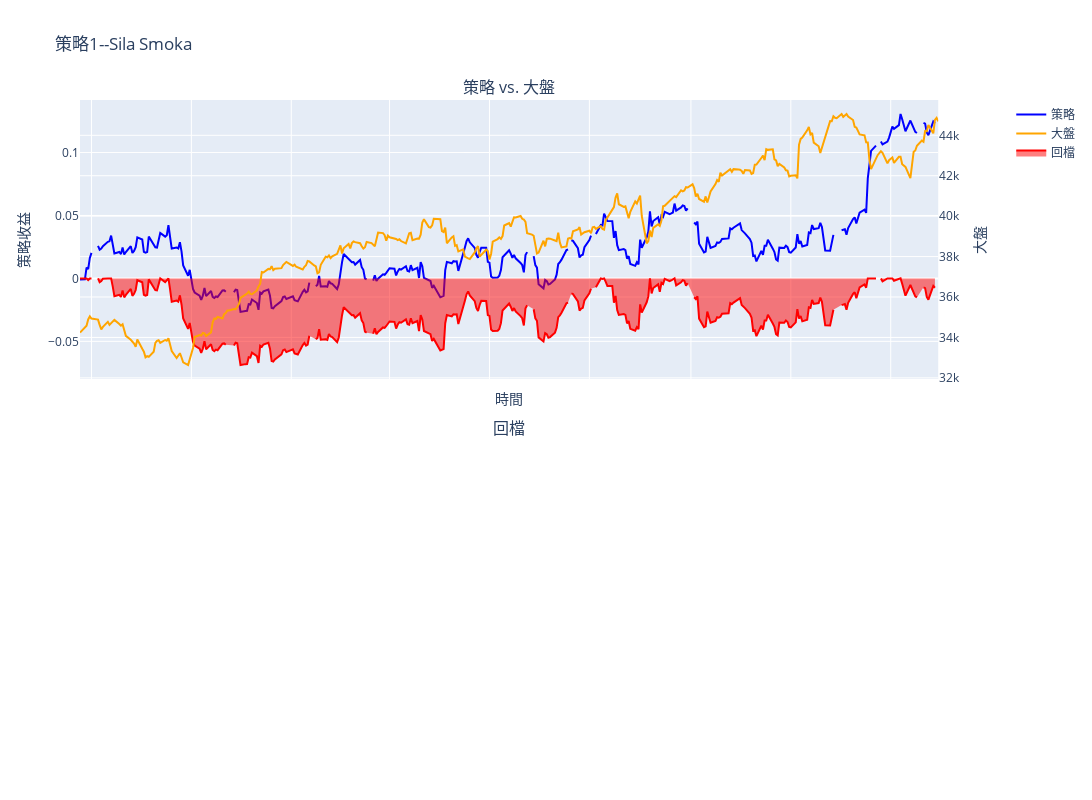

Source (notebook cell):
### Code cell
stats = calculate_strategy_statistics(grouped_df, 'profit_dto_5')

# Print statistics
for k, v in stats.items():
    print(f"{k}: {v:.2f}")

### Figure 1 — Plotly figure (JSON) as saved in the notebook; plotly's stock layout.template omitted (floating-point values rounded to 4 significant figures; data arrays with more than 128 entries replaced by an {"elided": "..."} marker saying what was removed)
{"data": [{"line": {"color": "blue"}, "mode": "lines", "name": "策略", "type": "scatter", "x": {"elided": "369 str values"}, "xaxis": "x", "y": {"elided": "369 float values"}, "yaxis": "y"}, {"line": {"color": "orange"}, "mode": "lines", "name": "大盤", "type": "scatter", "x": {"elided": "369 str values"}, "xaxis": "x", "y": {"elided": "369 float values"}, "yaxis": "y2"}, {"fill": "tozeroy", "line": {"color": "red"}, "mode": "lines", "name": "回檔", "type": "scatter", "x": {"elided": "369 str values"}, "xaxis": "x", "y": {"elided": "369 float values"}, "yaxis": "y"}], "layout": {"annotations": [{"font": {"size": 16}, "showarrow": false, "text": "策略 vs. 大盤", "x": 0.47, "xanchor": "center", "xref": "paper", "y": 1, "yanchor": "bottom", "yref": "paper"}, {"font": {"size": 16}, "showarrow": false, "text": "回檔", "x": 0.47, "xanchor": "center", "xref": "paper", "y": 0.45, "yanchor": "bottom", "yref": "paper"}], "height": 800, "title": {"text": "策略1--Sila Smoka"}, "width": 1200, "xaxis": {"anchor": "y", "domain": [0, 0.94], "matches": "x2", "showgrid": true, "showline": true, "showticklabels": false, "title": {"text": "時間"}, "zeroline": false}, "xaxis2": {"anchor": "y3", "domain": [0, 0.94]}, "yaxis": {"anchor": "x", "domain": [0.55, 1], "title": {"text": "策略收益"}}, "yaxis2": {"anchor": "x", "overlaying": "y", "side": "right", "title": {"text": "大盤"}}, "yaxis3": {"anchor": "x2", "domain": [0, 0.45]}}}
